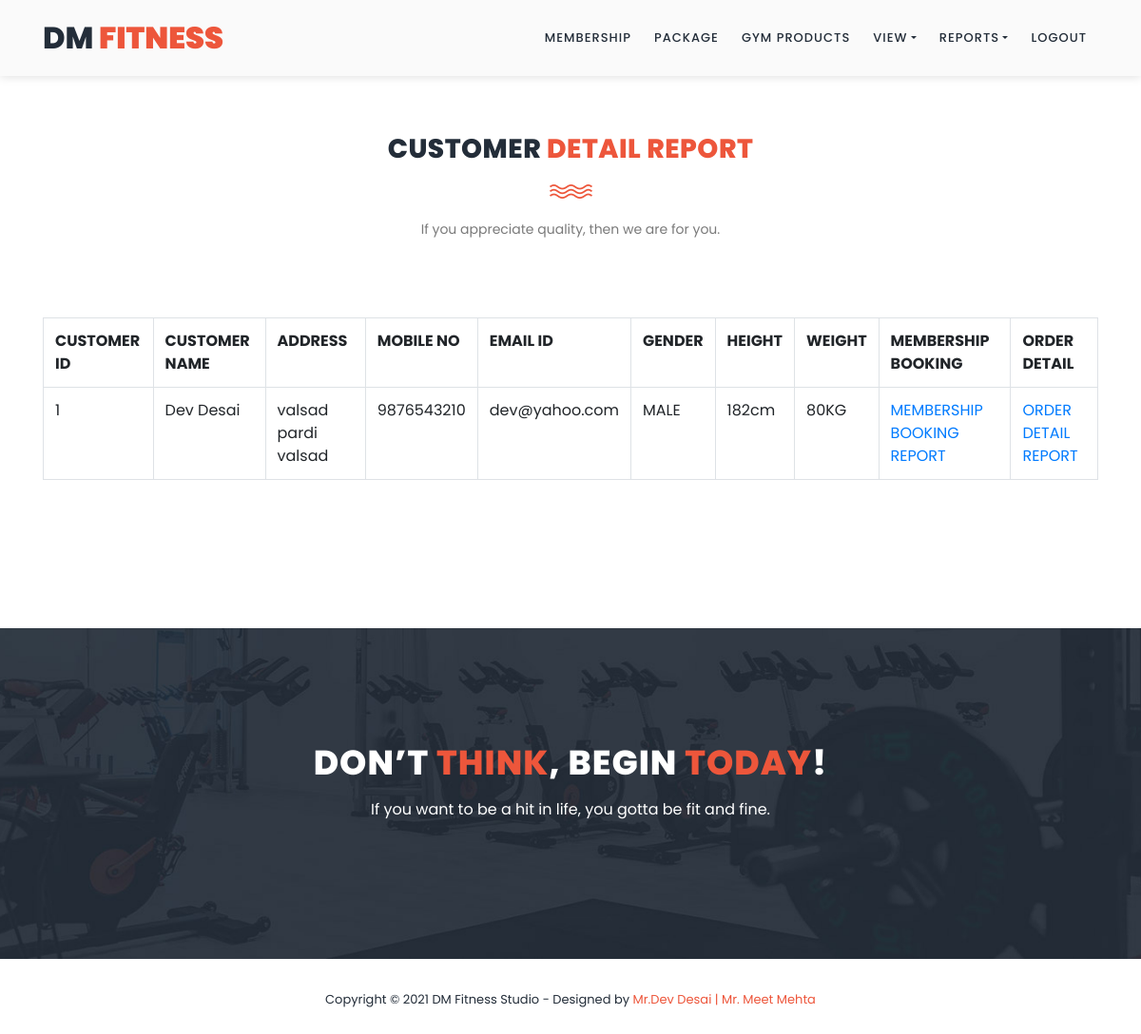
Page /admin_view_customer_report.php on the committed database.
### tables this page shows
CREATE TABLE IF NOT EXISTS `cust_regis` (
  `cust_id` int(10) NOT NULL,
  `cust_name` varchar(50) NOT NULL,
  `address` varchar(200) NOT NULL,
  `city` varchar(50) NOT NULL,
  `mobile_no` varchar(10) NOT NULL,
  `email_id` varchar(50) NOT NULL,
  `pwd` varchar(10) NOT NULL,
  `gender` varchar(8) NOT NULL,
  `height` varchar(5) NOT NULL,
  `weight` varchar(5) NOT NULL,
  `description` varchar(200) NOT NULL,
  PRIMARY KEY (`cust_id`)
);

### admin_view_customer_report.php (the view, shortened to what this page needs)
<?php
include("admin_header.php");
?>
    <section class="section" id="our-classes">
        <div class="container">
            <div class="row">
                <div class="col-lg-6 offset-lg-3">
                    <div class="section-heading">
                        <h2>CUSTOMER <em>DETAIL REPORT</em></h2>
                        <img src="assets/images/line-dec.png" alt="">
                        <p>If you appreciate quality, then we are for you.</p>
                    </div>
                </div>
            </div>
            <div class="row" id="tabs">
			  <div class="col-lg-12">
                <?php
				$qur=mysql_query("select * from cust_regis");
				if(mysql_num_rows($qur)>0)
				{
					echo "<table class='table table-bordered'>
							<tr>
								<th>CUSTOMER ID</th>
								<th>CUSTOMER NAME</th>
								<th>ADDRESS</th>
								<th>MOBILE NO</th>
								<th>EMAIL ID</th>
								<th>GENDER</th>
								<th>HEIGHT</th>
								<th>WEIGHT</th>
								<th>MEMBERSHIP BOOKING</th>
								<th>ORDER DETAIL</th>
							</tr>";
					while($q=mysql_fetch_array($qur))
					{
						echo "<tr>";
						echo "<td>$q[0]</td>";
						echo "<td>$q[1]</td>";
						echo "<td>$q[2] $q[3]</td>";
						echo "<td>$q[4]</td>";
						echo "<td>$q[5]</td>";
						echo "<td>$q[7]</td>";
						echo "<td>$q[8]</td>";
						echo "<td>$q[9]</td>";
						echo "<td><a href='admin_view_customerwise_membership_booking_report.php?cid=$q[0]'>MEMBERSHIP BOOKING REPORT</a></td>";
						echo "<td><a href='admin_view_customerwise_order_report.php?cid=$q[0]'>ORDER DETAIL REPORT</a></td>";
						echo "</tr>";
					}
					echo "</table>";
				}else{
					echo "<h2>No Record Found</h2>";
				}
				?>
              </div>
            </div>
        </div>
    </section>
    <section class="section" id="call-to-action">
        <div class="container">
            <div class="row">
                <div class="col-lg-10 offset-lg-1">
                    <div class="cta-content">
                        <h2>Don’t <em>think</em>, begin <em>today</em>!</h2>
                        <p>If you want to be a hit in life, you gotta be fit and fine.</p>
                    </div>
                </div>
            </div>
        </div>
    </section>
<?php
include("footer.php");
?>

### assets/css/templatemo-training-studio.css (style rules this page uses)
html, body, div, span, applet, object, iframe, h1, h2, h3, h4, h5, h6, p, blockquote, div pre, a, abbr, acronym, address, big, cite, code, del, dfn, em, font, img, ins, kbd, q, s, samp, small, strike, strong, sub, sup, tt, var, b, u, i, center, dl, dt, dd, ol, ul, li, figure, header, nav, section, article, aside, footer, figcaption { margin: 0; padding: 0; border: 0; outline: 0; }
header, nav, section, article, aside, footer, hgroup { display: block; }
* { box-sizing: border-box; }
html, body { font-family: 'Poppins', sans-serif; font-weight: 400; background-color: #fff; font-size: 16px; -ms-text-size-adjust: 100%; -webkit-font-smoothing: antialiased; -moz-osx-font-smoothing: grayscale; }
a { text-decoration: none !important; }
h1, h2, h3, h4, h5, h6 { margin-top: 0px; margin-bottom: 0px; }
p { font-size: 14px; line-height: 25px; color: #7a7a7a; }
html, body { background: #fff; font-family: 'Poppins', sans-serif; }
.section-heading { text-align: center; margin-top: 140px; margin-bottom: 80px; }
.section-heading h2 { font-size: 28px; font-weight: 800; color: #232d39; text-transform: uppercase; letter-spacing: 0.5px; margin-top: 0px; margin-bottom: 0px; }
.section-heading h2 em { font-style: normal; color: #ed563b; }
.section-heading img { margin: 20px auto; }
#call-to-action { padding: 120px 0px; background-image: url(../images/cta-bg.jpg); background-position: center center; background-repeat: no-repeat; background-size: cover; text-align: center; }
.cta-content h2 { font-size: 36px; text-transform: uppercase; font-weight: 800; color: #fff; letter-spacing: 1px; }
.cta-content h2 em { font-style: normal; color: #ed563b; }
.cta-content p { font-size: 16px; color: #fff; margin: 15px 0px 25px 0px; }
#our-classes { margin-bottom: 140px; }

### rows in the picture
cust_regis: cust_id "1", cust_name "Dev Desai", address "valsad pardi", city "valsad", mobile_no "9876543210", email "dev@yahoo.com", gender "MALE", height "182cm", weight "80KG"
